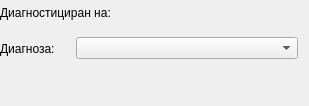
<?xml version="1.0" encoding="UTF-8"?>
<ui version="4.0">
 <class>PathologyWidget</class>
 <widget class="QWidget" name="PathologyWidget">
  <property name="geometry">
   <rect>
    <x>0</x>
    <y>0</y>
    <width>309</width>
    <height>106</height>
   </rect>
  </property>
  <property name="sizePolicy">
   <sizepolicy hsizetype="Preferred" vsizetype="Preferred">
    <horstretch>0</horstretch>
    <verstretch>0</verstretch>
   </sizepolicy>
  </property>
  <property name="minimumSize">
   <size>
    <width>309</width>
    <height>106</height>
   </size>
  </property>
  <property name="maximumSize">
   <size>
    <width>309</width>
    <height>16777215</height>
   </size>
  </property>
  <property name="windowTitle">
   <string>PathologyWidget</string>
  </property>
  <layout class="QVBoxLayout" name="verticalLayout">
   <property name="leftMargin">
    <number>0</number>
   </property>
   <property name="topMargin">
    <number>0</number>
   </property>
   <item>
    <layout class="QHBoxLayout" name="horizontalLayout_2">
     <item>
      <widget class="QLabel" name="label_2">
       <property name="minimumSize">
        <size>
         <width>0</width>
         <height>25</height>
        </size>
       </property>
       <property name="maximumSize">
        <size>
         <width>120</width>
         <height>16777215</height>
        </size>
       </property>
       <property name="text">
        <string>Диагностициран на:</string>
       </property>
      </widget>
     </item>
     <item>
      <widget class="QLabel" name="dateLabel">
       <property name="minimumSize">
        <size>
         <width>0</width>
         <height>25</height>
        </size>
       </property>
       <property name="text">
        <string/>
       </property>
      </widget>
     </item>
     <item>
      <spacer name="horizontalSpacer">
       <property name="orientation">
        <enum>Qt::Horizontal</enum>
       </property>
       <property name="sizeHint" stdset="0">
        <size>
         <width>40</width>
         <height>20</height>
        </size>
       </property>
      </spacer>
     </item>
    </layout>
   </item>
   <item>
    <layout class="QHBoxLayout" name="horizontalLayout">
     <property name="topMargin">
      <number>5</number>
     </property>
     <item>
      <widget class="QLabel" name="label">
       <property name="minimumSize">
        <size>
         <width>0</width>
         <height>25</height>
        </size>
       </property>
       <property name="maximumSize">
        <size>
         <width>70</width>
         <height>16777215</height>
        </size>
       </property>
       <property name="text">
        <string>Диагноза:</string>
       </property>
      </widget>
     </item>
     <item>
      <widget class="QComboBox" name="pathologyCombo"/>
     </item>
    </layout>
   </item>
   <item>
    <spacer name="verticalSpacer">
     <property name="orientation">
      <enum>Qt::Vertical</enum>
     </property>
     <property name="sizeHint" stdset="0">
      <size>
       <width>20</width>
       <height>30</height>
      </size>
     </property>
    </spacer>
   </item>
  </layout>
 </widget>
 <layoutdefault spacing="6" margin="11"/>
 <resources/>
 <connections/>
</ui>
